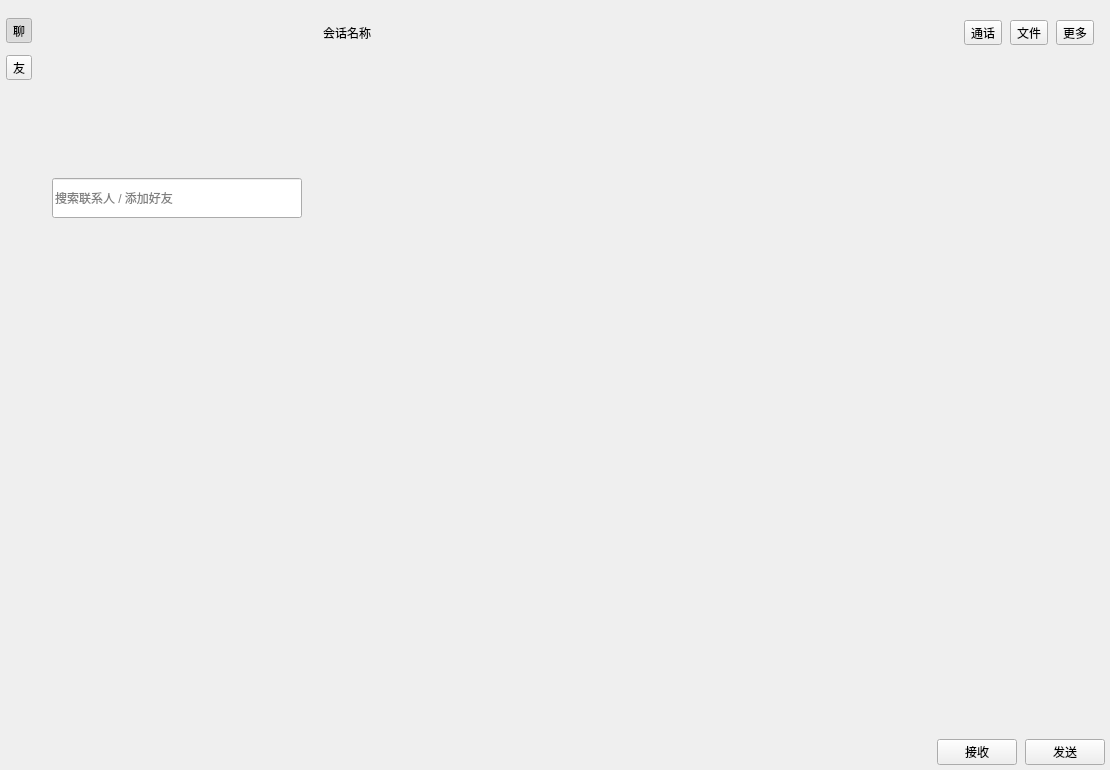
<?xml version="1.0" encoding="UTF-8"?>
<ui version="4.0">
 <class>ChatPage</class>
 <widget class="QWidget" name="ChatPage">
  <property name="geometry">
   <rect>
    <x>0</x>
    <y>0</y>
    <width>1110</width>
    <height>770</height>
   </rect>
  </property>
  <property name="windowTitle">
   <string>ChatPage</string>
  </property>
  <layout class="QHBoxLayout" name="rootLayout">
   <property name="spacing">
    <number>0</number>
   </property>
   <property name="leftMargin">
    <number>0</number>
   </property>
   <property name="topMargin">
    <number>0</number>
   </property>
   <property name="rightMargin">
    <number>0</number>
   </property>
   <property name="bottomMargin">
    <number>0</number>
   </property>
   <item>
    <widget class="QFrame" name="navFrame">
     <property name="minimumSize">
      <size>
       <width>52</width>
       <height>0</height>
      </size>
     </property>
     <property name="maximumSize">
      <size>
       <width>52</width>
       <height>16777215</height>
      </size>
     </property>
     <property name="frameShape">
      <enum>QFrame::Shape::NoFrame</enum>
     </property>
     <layout class="QVBoxLayout" name="navLayout">
      <property name="spacing">
       <number>12</number>
      </property>
      <property name="leftMargin">
       <number>6</number>
      </property>
      <property name="topMargin">
       <number>18</number>
      </property>
      <property name="rightMargin">
       <number>6</number>
      </property>
      <property name="bottomMargin">
       <number>18</number>
      </property>
      <item>
       <widget class="QToolButton" name="chatNavButton">
        <property name="text">
         <string>聊</string>
        </property>
        <property name="checkable">
         <bool>true</bool>
        </property>
        <property name="checked">
         <bool>true</bool>
        </property>
       </widget>
      </item>
      <item>
       <widget class="QToolButton" name="friendRequestNavButton">
        <property name="text">
         <string>友</string>
        </property>
        <property name="checkable">
         <bool>true</bool>
        </property>
       </widget>
      </item>
      <item>
       <spacer name="navSpacer">
        <property name="orientation">
         <enum>Qt::Orientation::Vertical</enum>
        </property>
        <property name="sizeHint" stdset="0">
         <size>
          <width>20</width>
          <height>40</height>
         </size>
        </property>
       </spacer>
      </item>
     </layout>
    </widget>
   </item>
   <item>
    <widget class="QFrame" name="contactFrame">
     <property name="minimumSize">
      <size>
       <width>255</width>
       <height>0</height>
      </size>
     </property>
     <property name="maximumSize">
      <size>
       <width>255</width>
       <height>16777215</height>
      </size>
     </property>
     <property name="frameShape">
      <enum>QFrame::Shape::NoFrame</enum>
     </property>
     <layout class="QVBoxLayout" name="contactLayout">
      <property name="spacing">
       <number>12</number>
      </property>
      <property name="leftMargin">
       <number>0</number>
      </property>
      <property name="topMargin">
       <number>18</number>
      </property>
      <property name="rightMargin">
       <number>0</number>
      </property>
      <property name="bottomMargin">
       <number>18</number>
      </property>
      <item>
       <widget class="QFrame" name="searchFrame">
        <property name="frameShape">
         <enum>QFrame::Shape::NoFrame</enum>
        </property>
        <layout class="QHBoxLayout" name="searchLayout">
         <property name="spacing">
          <number>8</number>
         </property>
         <property name="leftMargin">
          <number>0</number>
         </property>
         <property name="topMargin">
          <number>0</number>
         </property>
         <property name="rightMargin">
          <number>5</number>
         </property>
         <property name="bottomMargin">
          <number>0</number>
         </property>
         <item>
          <widget class="QLineEdit" name="searchLineEdit">
           <property name="minimumSize">
            <size>
             <width>0</width>
             <height>40</height>
            </size>
           </property>
           <property name="placeholderText">
            <string>搜索联系人 / 添加好友</string>
           </property>
          </widget>
         </item>
        </layout>
       </widget>
      </item>
      <item>
       <widget class="QFrame" name="contactListFrame">
        <property name="frameShape">
         <enum>QFrame::Shape::NoFrame</enum>
        </property>
        <layout class="QVBoxLayout" name="contactListLayout">
         <property name="spacing">
          <number>0</number>
         </property>
         <property name="leftMargin">
          <number>0</number>
         </property>
         <property name="topMargin">
          <number>0</number>
         </property>
         <property name="rightMargin">
          <number>0</number>
         </property>
         <property name="bottomMargin">
          <number>0</number>
         </property>
        </layout>
       </widget>
      </item>
     </layout>
    </widget>
   </item>
   <item>
    <widget class="QFrame" name="rightFrame">
     <property name="frameShape">
      <enum>QFrame::Shape::NoFrame</enum>
     </property>
     <layout class="QVBoxLayout" name="rightLayout">
      <property name="spacing">
       <number>0</number>
      </property>
      <property name="leftMargin">
       <number>0</number>
      </property>
      <property name="topMargin">
       <number>0</number>
      </property>
      <property name="rightMargin">
       <number>0</number>
      </property>
      <property name="bottomMargin">
       <number>0</number>
      </property>
      <item>
       <widget class="QStackedWidget" name="rightStackedWidget">
        <property name="currentIndex">
         <number>0</number>
        </property>
        <widget class="QWidget" name="chatContentPage">
         <layout class="QVBoxLayout" name="chatContentLayout">
          <property name="spacing">
           <number>0</number>
          </property>
          <property name="leftMargin">
           <number>0</number>
          </property>
          <property name="topMargin">
           <number>0</number>
          </property>
          <property name="rightMargin">
           <number>0</number>
          </property>
          <property name="bottomMargin">
           <number>0</number>
          </property>
          <item>
           <widget class="QFrame" name="chatHeaderFrame">
            <property name="minimumSize">
             <size>
              <width>0</width>
              <height>66</height>
             </size>
            </property>
            <property name="maximumSize">
             <size>
              <width>16777215</width>
              <height>66</height>
             </size>
            </property>
            <property name="frameShape">
             <enum>QFrame::Shape::NoFrame</enum>
            </property>
            <layout class="QHBoxLayout" name="chatHeaderLayout">
             <property name="spacing">
              <number>8</number>
             </property>
             <property name="leftMargin">
              <number>16</number>
             </property>
             <property name="topMargin">
              <number>4</number>
             </property>
             <property name="rightMargin">
              <number>16</number>
             </property>
             <property name="bottomMargin">
              <number>4</number>
             </property>
             <item>
              <widget class="QLabel" name="chatTitleLabel">
               <property name="text">
                <string>会话名称</string>
               </property>
              </widget>
             </item>
             <item>
              <spacer name="headerSpacer">
               <property name="orientation">
                <enum>Qt::Orientation::Horizontal</enum>
               </property>
               <property name="sizeHint" stdset="0">
                <size>
                 <width>40</width>
                 <height>20</height>
                </size>
               </property>
              </spacer>
             </item>
             <item>
              <widget class="QToolButton" name="headerActionButton1">
               <property name="text">
                <string>通话</string>
               </property>
              </widget>
             </item>
             <item>
              <widget class="QToolButton" name="headerActionButton2">
               <property name="text">
                <string>文件</string>
               </property>
              </widget>
             </item>
             <item>
              <widget class="QToolButton" name="headerActionButton3">
               <property name="text">
                <string>更多</string>
               </property>
              </widget>
             </item>
            </layout>
           </widget>
          </item>
          <item>
           <widget class="QFrame" name="messageListFrame">
            <property name="frameShape">
             <enum>QFrame::Shape::NoFrame</enum>
            </property>
            <layout class="QVBoxLayout" name="messageListLayout">
             <property name="spacing">
              <number>0</number>
             </property>
             <property name="leftMargin">
              <number>0</number>
             </property>
             <property name="topMargin">
              <number>0</number>
             </property>
             <property name="rightMargin">
              <number>5</number>
             </property>
             <property name="bottomMargin">
              <number>0</number>
             </property>
            </layout>
           </widget>
          </item>
          <item>
           <widget class="QFrame" name="composerFrame">
            <property name="minimumSize">
             <size>
              <width>0</width>
              <height>165</height>
             </size>
            </property>
            <property name="maximumSize">
             <size>
              <width>16777215</width>
              <height>195</height>
             </size>
            </property>
            <property name="frameShape">
             <enum>QFrame::Shape::NoFrame</enum>
            </property>
            <layout class="QVBoxLayout" name="composerLayout">
             <property name="spacing">
              <number>12</number>
             </property>
             <property name="leftMargin">
              <number>0</number>
             </property>
             <property name="topMargin">
              <number>0</number>
             </property>
             <property name="rightMargin">
              <number>5</number>
             </property>
             <property name="bottomMargin">
              <number>5</number>
             </property>
             <item>
              <widget class="QFrame" name="inputFrame">
               <property name="frameShape">
                <enum>QFrame::Shape::NoFrame</enum>
               </property>
               <layout class="QVBoxLayout" name="inputLayout">
                <property name="spacing">
                 <number>0</number>
                </property>
                <property name="leftMargin">
                 <number>0</number>
                </property>
                <property name="topMargin">
                 <number>0</number>
                </property>
                <property name="rightMargin">
                 <number>5</number>
                </property>
                <property name="bottomMargin">
                 <number>0</number>
                </property>
               </layout>
              </widget>
             </item>
             <item>
              <layout class="QHBoxLayout" name="composerButtonLayout">
               <property name="spacing">
                <number>8</number>
               </property>
               <item>
                <spacer name="composerButtonSpacer">
                 <property name="orientation">
                  <enum>Qt::Orientation::Horizontal</enum>
                 </property>
                 <property name="sizeHint" stdset="0">
                  <size>
                   <width>20</width>
                   <height>20</height>
                  </size>
                 </property>
                </spacer>
               </item>
               <item>
                <widget class="QPushButton" name="mockReceiveButton">
                 <property name="text">
                  <string>接收</string>
                 </property>
                </widget>
               </item>
               <item>
                <widget class="QPushButton" name="sendButton">
                 <property name="text">
                  <string>发送</string>
                 </property>
                </widget>
               </item>
              </layout>
             </item>
            </layout>
           </widget>
          </item>
         </layout>
        </widget>
        <widget class="QWidget" name="friendRequestPage">
         <layout class="QVBoxLayout" name="friendRequestLayout">
          <property name="leftMargin">
           <number>36</number>
          </property>
          <property name="topMargin">
           <number>36</number>
          </property>
          <property name="rightMargin">
           <number>36</number>
          </property>
          <property name="bottomMargin">
           <number>36</number>
          </property>
          <item>
           <widget class="QLabel" name="friendRequestTitleLabel">
            <property name="text">
             <string>好友申请</string>
            </property>
           </widget>
          </item>
          <item>
           <widget class="QLabel" name="friendRequestHintLabel">
            <property name="text">
             <string>这里预留给好友申请列表和处理操作。当前先放占位内容，后续可以接入真实数据和审批交互。</string>
            </property>
            <property name="wordWrap">
             <bool>true</bool>
            </property>
           </widget>
          </item>
          <item>
           <spacer name="friendRequestSpacer">
            <property name="orientation">
             <enum>Qt::Orientation::Vertical</enum>
            </property>
            <property name="sizeHint" stdset="0">
             <size>
              <width>20</width>
              <height>40</height>
             </size>
            </property>
           </spacer>
          </item>
         </layout>
        </widget>
       </widget>
      </item>
     </layout>
    </widget>
   </item>
  </layout>
 </widget>
 <resources/>
 <connections/>
</ui>
